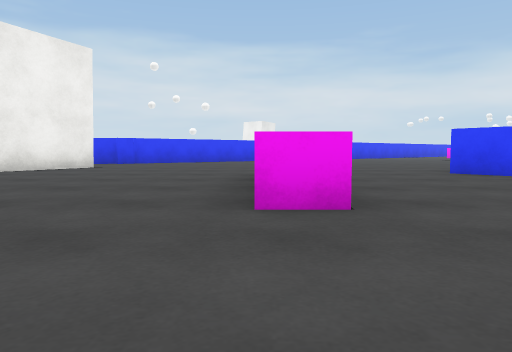
[1] (above)

24 first-person views from a walk through a 3-D level made in the Unity game engine. The camera is 0.38 m above the floor, tilts 4° down and sees 70° across. The floor is counted in squares, 1 m on a side. Each view is taken from the middle of a square. On the plan, view 1 faces up. The plan holds only what a view shows up to about 9 squares ahead; the rest is blank. The place goes on beyond the plan. The player is left out. Surface patterns are stand-ins for the level's own textures.

[2]
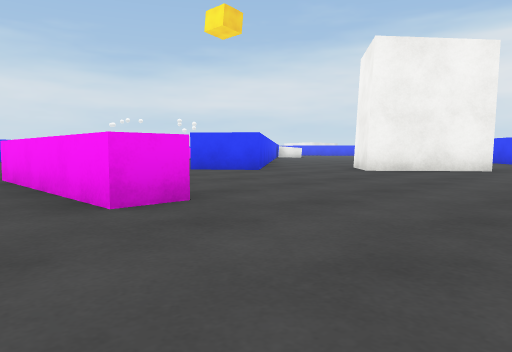

[3]
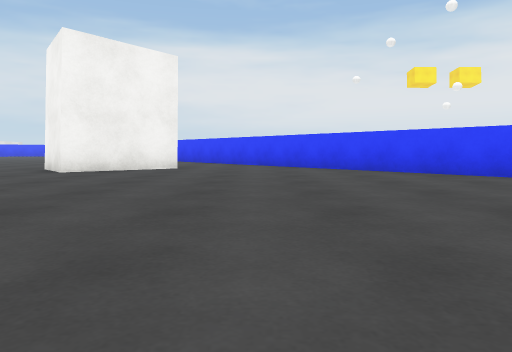

[4]
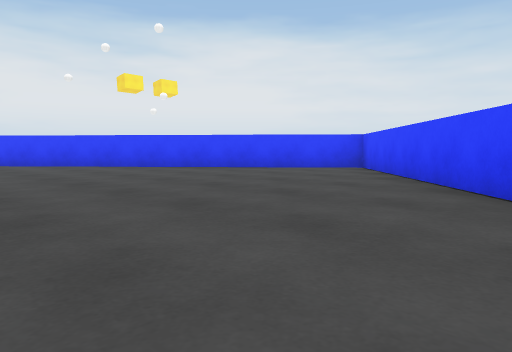

[5]
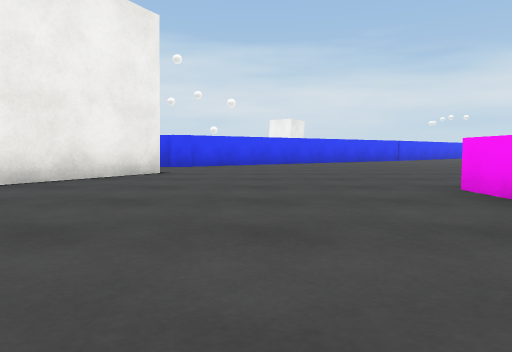

[6]
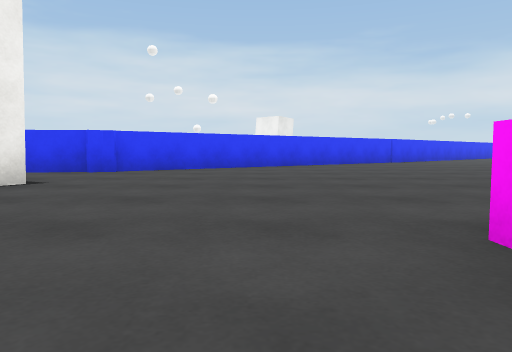

[7]
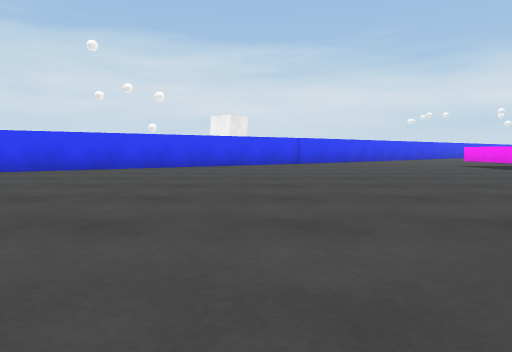

[8]
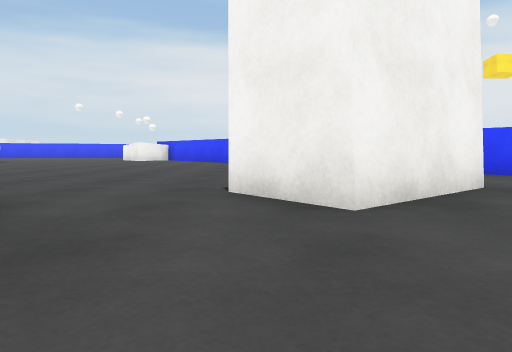

[9]
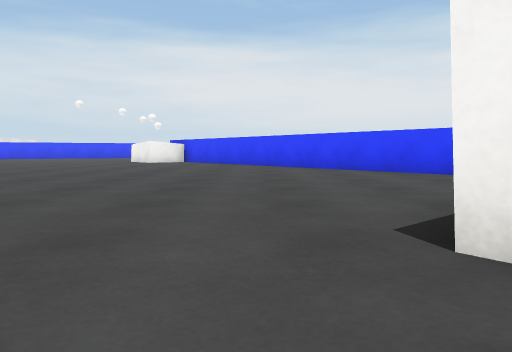

[10]
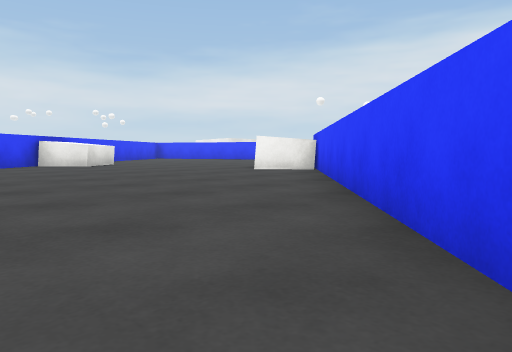

[11]
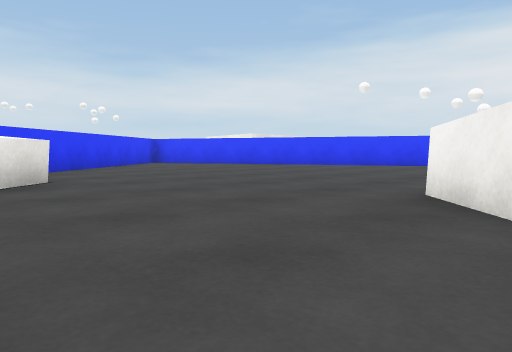

[12]
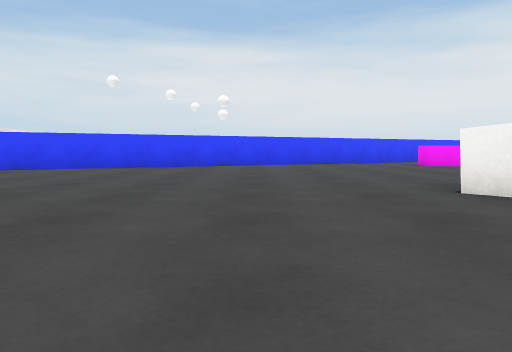

[13]
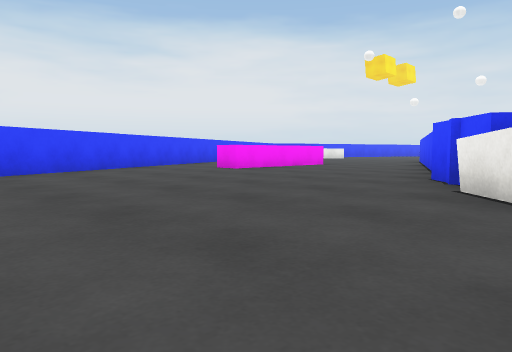

[14]
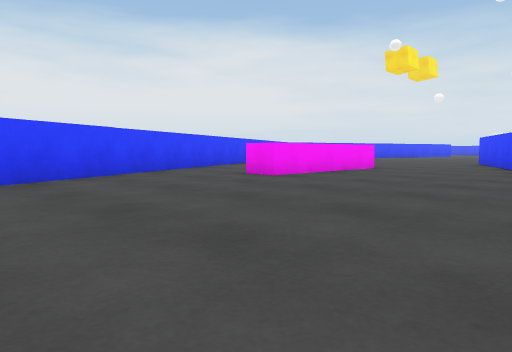

[15]
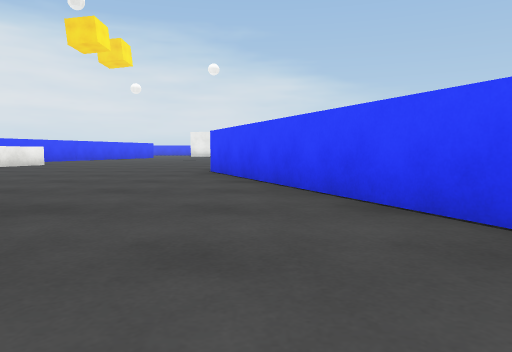

[16]
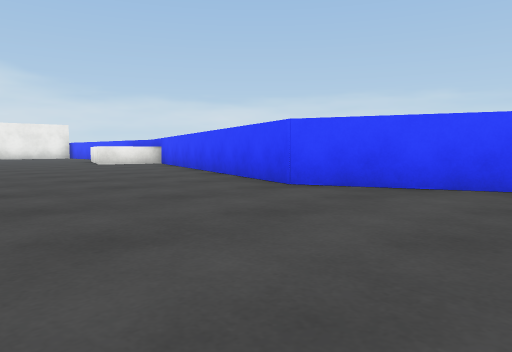

[17]
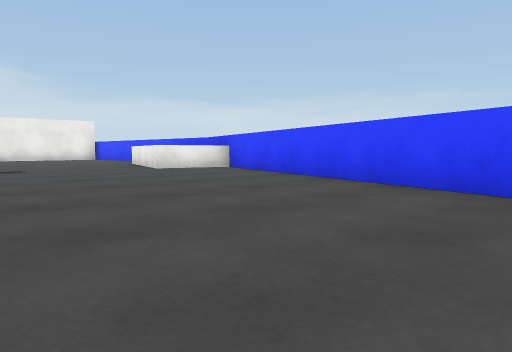

[18]
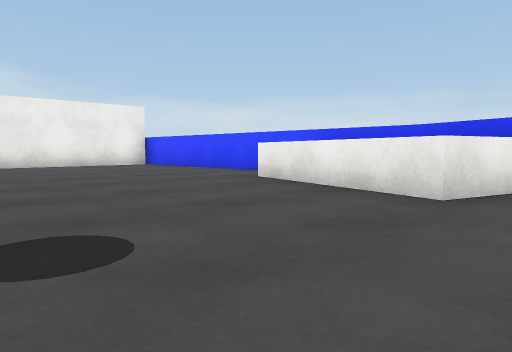

[19]
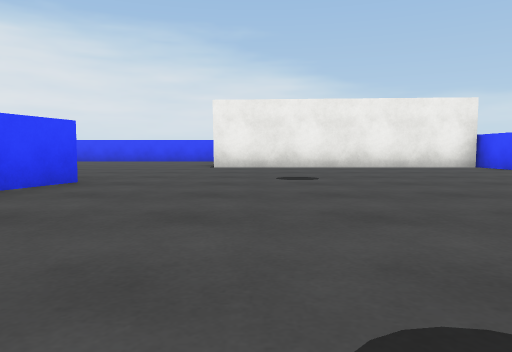

[20]
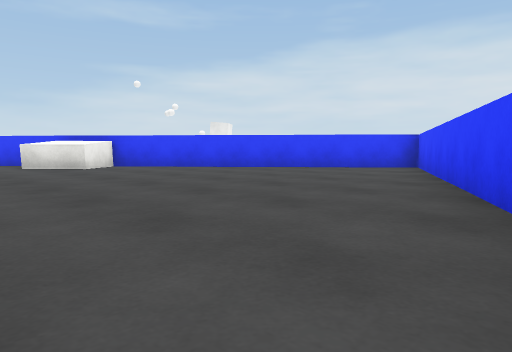

[21]
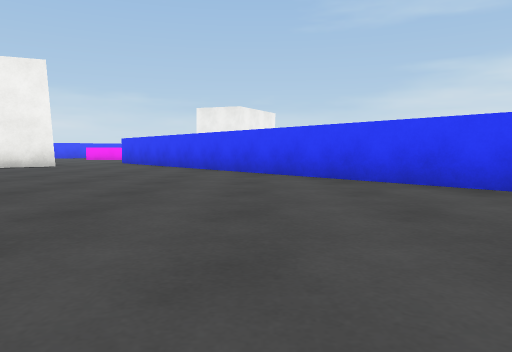

[22]
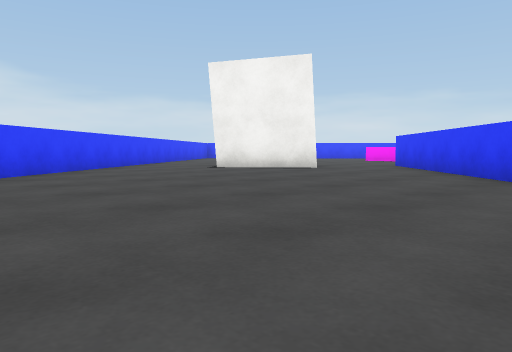

[23]
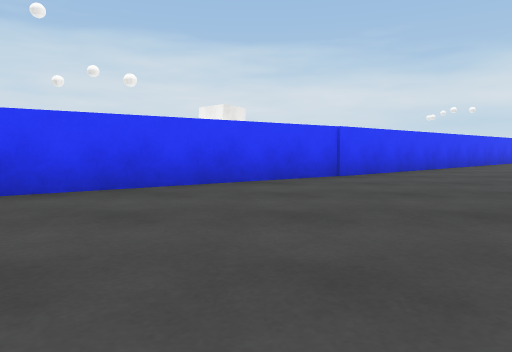

[24]
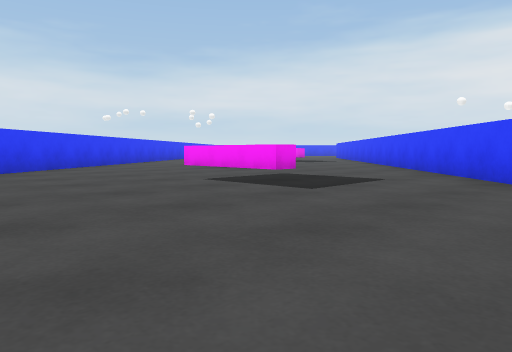

### Floor plan
Points are (right, up) in squares from view 1. A wall is a line through its corners. A room is listed if a view was taken in it or the views show most of it. See-through windows are left out.
Room 1 (views 1, 2, 3, 4, 5, 6, 7, 8, 9, 10, 11, 12, 13, 14, 15, 16, 17, 18, 19, 20, 21, 22, 23, 24)
walls: (8.9, 10.8) (12.8, 14.1); (18.3, 7.7) (18.5, 7.2); (19.5, 4.9) (21.8, -0.6) (18.9, -9) (19, -16.2) (25, -16.2); (10.1, 14.8) (9.4, 14.8) (9.4, 17.4); (22.8, 3.6) (22.8, 6.8) (23.4, 6.8); (3.3, 15.5) (-3.9, 10.3); (25.3, 7) (19.8, 18.3) (4.1, 5) (3.2, 6.1); (7.7, 19.2) (3.2, 15.4); (0.6, 2.3) (0, 2.3) (0, 5.6); (-3.4, 10.5) (-5, 10.3); (-3.6, 8.2) (-4.9, 5.9); (19.3, -7.4) (21, -7.9) (20.1, -10.9); (-1.5, -1.3) (2, -5.4) (17.9, 8) (18.8, 6.9)
objects: block (6, 2) to (7, 4); block (14, 12) to (15, 13); block (17, 8) to (17, 9)

Positions as (right, up) in squares from view 1, and headings:
1: (0, 0), facing up
2: (-1, 0), facing up-right
3: (-1, 0), facing right
4: (-2, 2), facing down-right
5: (-2, 2), facing up
6: (-1, 4), facing up
7: (2, 5), facing up
8: (3, 4), facing right
9: (5, 5), facing right
10: (11, 3), facing up-right
11: (14, 8), facing up-right
12: (14, 11), facing right
13: (17, 12), facing down-right
14: (19, 11), facing down-right
15: (21, 6), facing down
16: (25, 2), facing down-left
17: (25, -1), facing down-left
18: (24, -7), facing down-left
19: (24, -8), facing down
20: (23, 10), facing up-left
21: (15, 9), facing left
22: (13, 9), facing down-left
23: (2, 10), facing up
24: (4, 10), facing up-right
